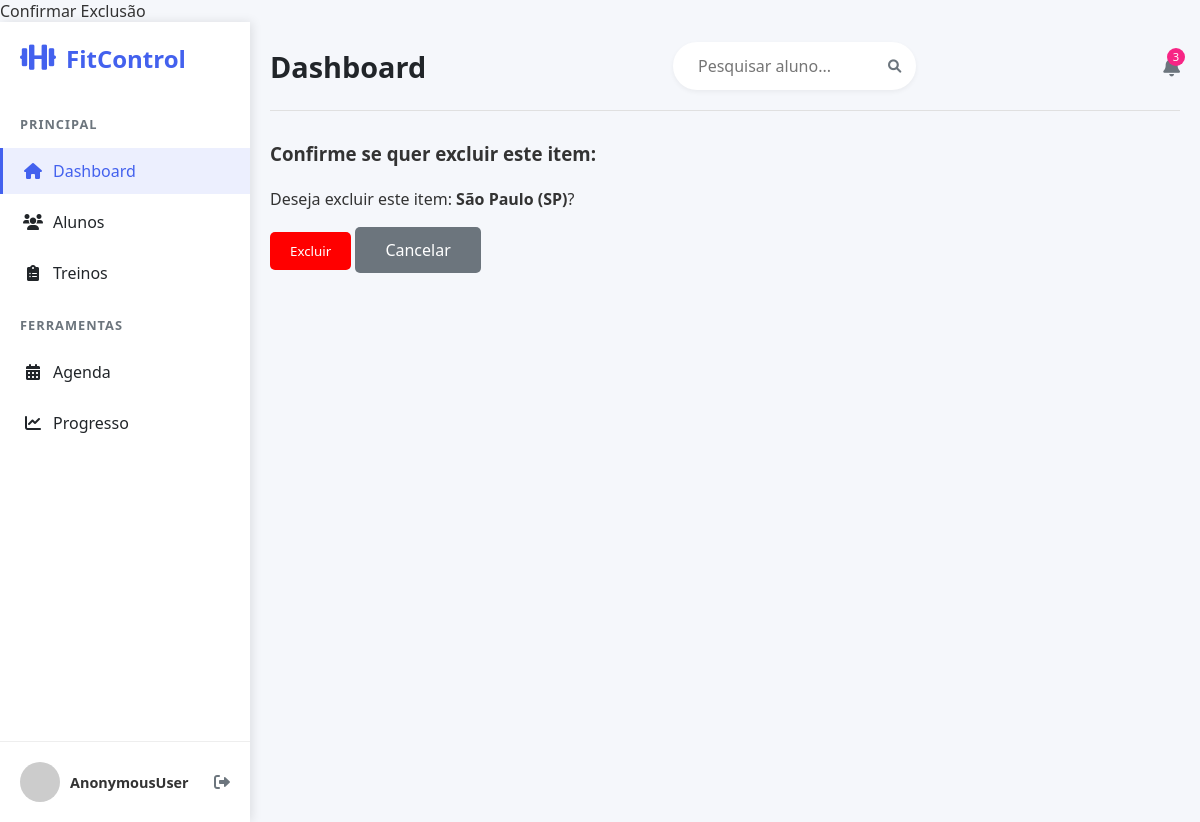
/excluir/estado/1/, run on an earlier commit of the app's database.
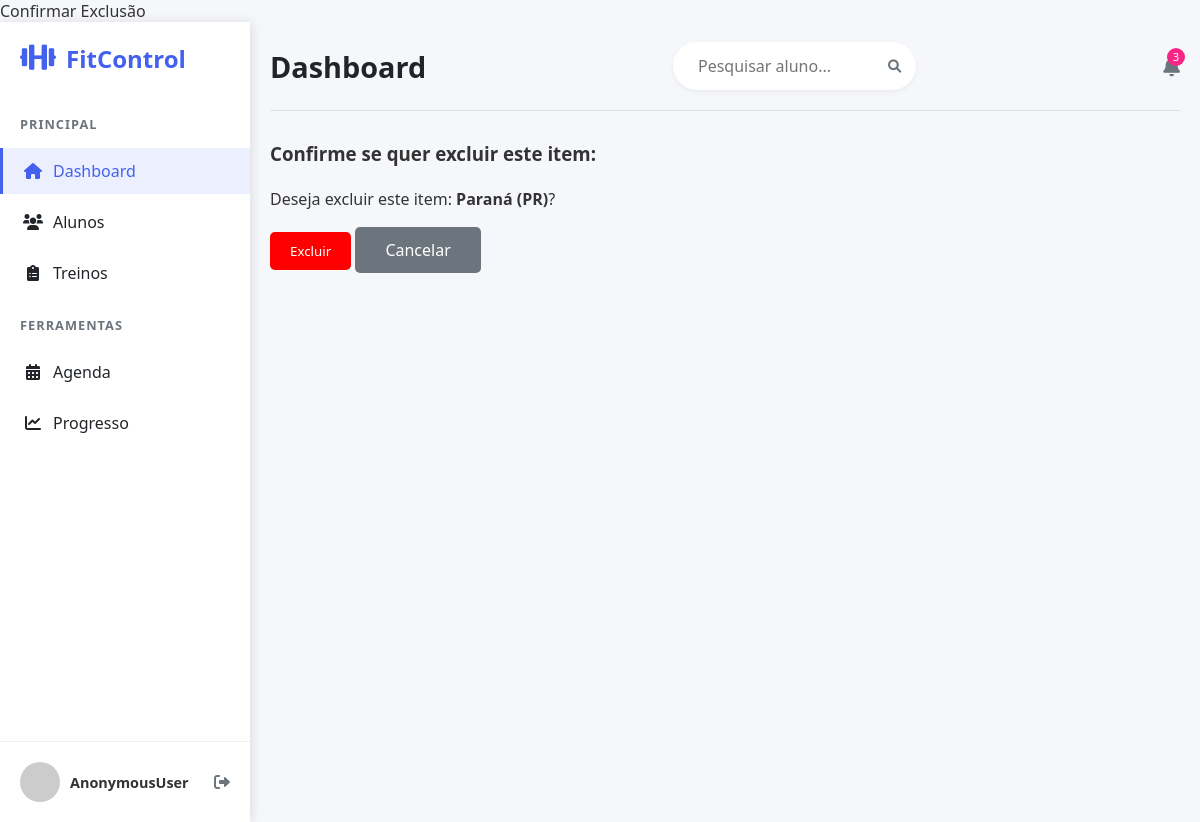
And on a later commit of the database.
### usuarios/models.py (models this page shows)
class Estado(models.Model):
    nome = models.CharField(max_length=30, verbose_name="Nome do Estado")
    sigla = models.CharField(max_length=2, verbose_name="Sigla do Estado")
    def __str__(self):
        return f'{self.nome} ({self.sigla})'

### usuarios/views.py (the view)
# urls.py: path('excluir/estado/<int:pk>/', EstadoDelete.as_view(), name='excluir_estado'),
class EstadoDelete(DeleteView):
    model = Estado
    template_name = 'cadastros/form-excluir.html'
    success_url = reverse_lazy('listar_estado')

### usuarios/templates/cadastros/form-excluir.html (shortened to what this page needs)
{% extends 'paginas/modelo.html' %}
{% block conteudo %}
<h3>Confirme se quer excluir este item:</h3>
<br>
<form method="post">
    <p>Deseja excluir este item: <b>{{ object }}</b>?</p>
    <br>
    <button type="submit" "{% url 'listar_estado' %}" class="btn btn-danger">Excluir</button>
    <a href="{% url 'listar_estado' %}" class="btn-cancelar">Cancelar</a>
</form>
{% endblock %}

What changed in the data, as far as the page shows it:
changed Estado: nome+sigla "São Paulo (SP)" → "Paraná (PR)"
